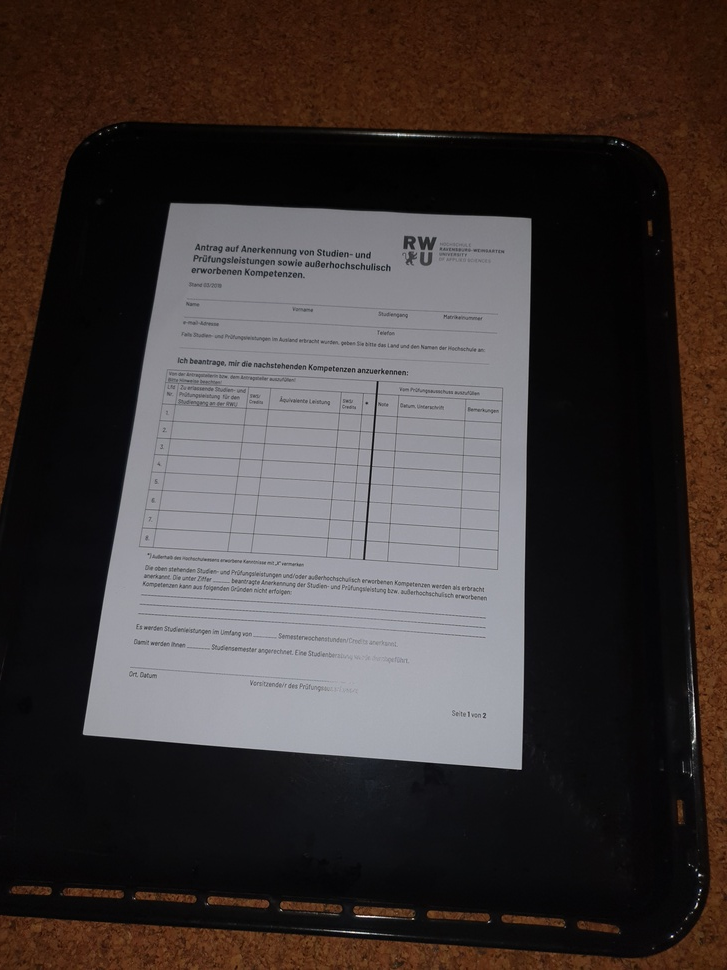
#> input picture src/images/doc4.jpg, 727 x 970 px, shrunk from 3024 x 4032 before the run, found by its file name
$ jupyter execute document_scanner.ipynb
#> lines starting #> are read from the running program, lines starting #| are printed output that depends on the picture; after the words box and inside, x2 and y2 are one past the last pixel; in counts of white or black regions, pixels touching at a corner belong together
# Document Scanner

This Notebebook goes thorugh the necessary steps one needs to follow to implement a document scanner utilizing the canny edge detector.
The Goals of this tasl is to implement a three step algorithm:
* Calculate the four corner points of the document.
* Use perspective transformation to get a clean top-view of the document.
* Filter the scanned document to get a clear binary image.

The **Canny edge detector** used in this implementation follows 4 simple steps:
1. Noise reduction
2. Gradient of image
3. Non-maximum suppression
4. Hysteresis

## Imports
This section will contain all imports needed for this project.

[cell 1]
from cv2 import imread, cvtColor, GaussianBlur, Canny, findContours,drawContours
from cv2 import contourArea, arcLength, approxPolyDP, threshold, adaptiveThreshold
from cv2 import COLOR_BGR2GRAY, COLOR_BGR2RGB, CHAIN_APPROX_SIMPLE, RETR_LIST, THRESH_BINARY, ADAPTIVE_THRESH_GAUSSIAN_C
from imutils.perspective import four_point_transform
import matplotlib.pyplot as plt
import numpy as np

import cv2

## Load the Image
We load the document froim our images/ directory

[cell 2]
image = imread("/Users/syntax_error/GitHub/rwu_visual_computing/src/images/doc4.jpg")
#> image is the input picture: shape (970, 727, 3); mean B, G, R 56.2, 57.6, 65.4

# Matplotlib needs an RGB image, cv2 provides a BGR image.
# Thus it has to be converted
image_rgb = cvtColor(image,COLOR_BGR2RGB)

plt.figure(figsize=(10,10))
plt.imshow(image_rgb)
plt.axis('off')

## Image Preprocessing
In order to prepare the image for the edge detection, we first convert the image to a grayscale image.
Then add an gausian blurr, to reduce the noise within the image.

[cell 3]
grayscale_image = cvtColor(image,COLOR_BGR2GRAY)
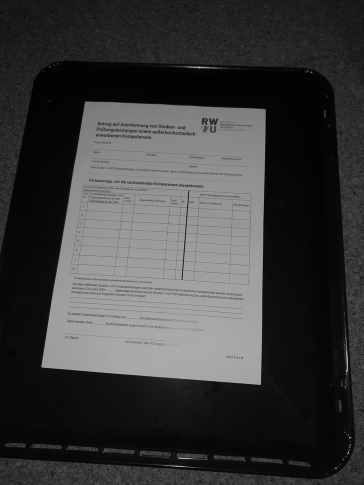
#> grayscale_image: shape (970, 727) (shown at 1/2 size); min 0, max 254, mean 59.8
blurred_image = GaussianBlur(grayscale_image, ksize=(5,5),sigmaX=0,sigmaY=0)

f, axs = plt.subplots(1,2,figsize=(20,20))
axs[0].imshow(grayscale_image,cmap="gray")
axs[0].axis("off")
axs[0].set_title("Grayscale Image")


axs[1].imshow(blurred_image,cmap="gray")
axs[1].axis("off")
axs[1].set_title("Gausian Blurred Image")
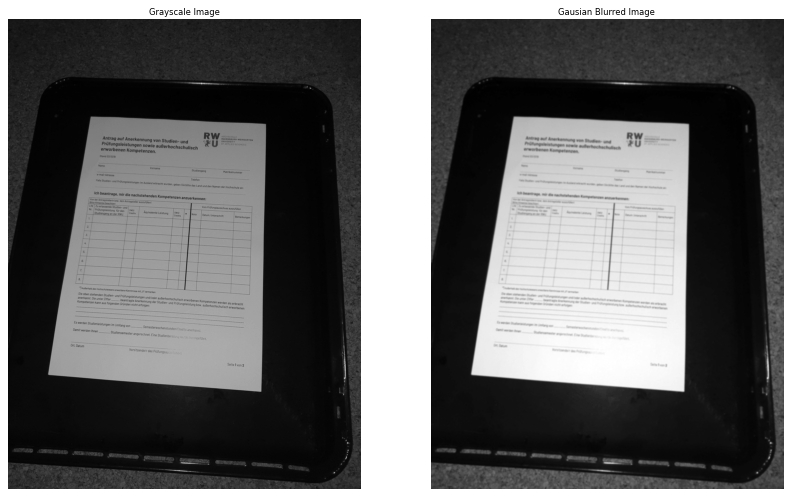
#> figure drawn by matplotlib, 2 panels

## Edge Detection
Now we use the Canny edge detection on the blurred image.

[cell 4]
edges = Canny(blurred_image,75,180, L2gradient=True)
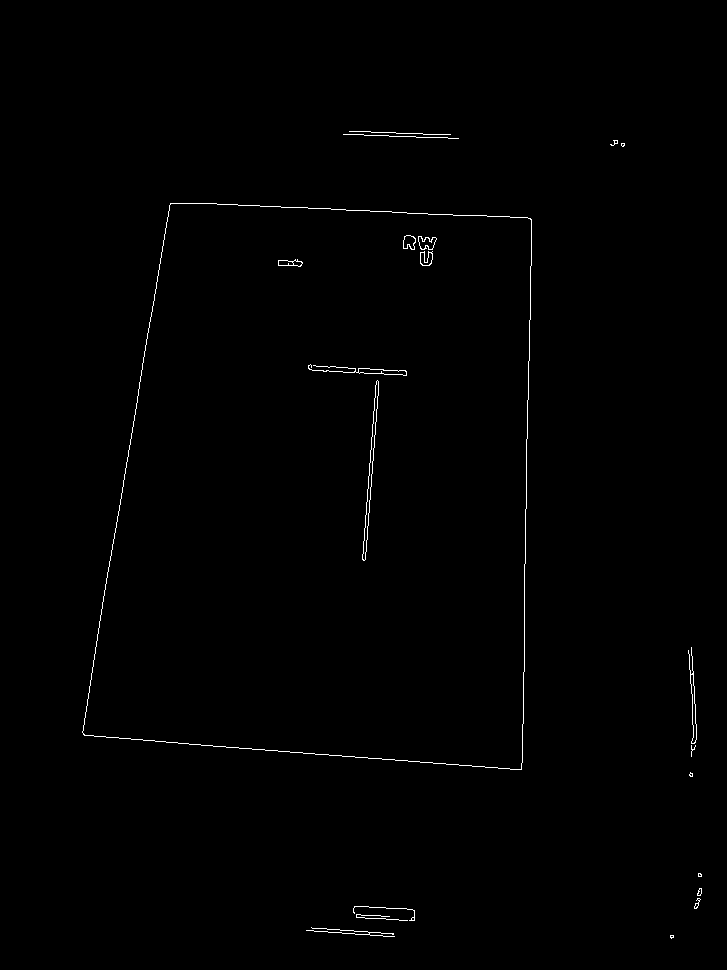
#> edges: shape (970, 727); 0.51% white in thin lines or dots, all inside (x1, y1, x2, y2) = (82, 131, 702, 939)

plt.figure(figsize=(10,10))
plt.imshow(edges,cmap="gray")
plt.axis('off')

[cell 5]
contours, hierarchy = findContours(edges,RETR_LIST, CHAIN_APPROX_SIMPLE)
#> contours = 39 contours, 20 with area under 20; largest, box (x1, y1, x2, y2) and area: (82, 203, 532, 770) 218695, (82, 203, 532, 770) 218691, (362, 380, 379, 561) 508, (362, 380, 379, 561) 507, (308, 364, 407, 376) 208
# [5 lines of commented-out code are left out]

[cell 6]
contours = sorted(contours, key=contourArea, reverse=True)
contour = contours[0]
#> contour = contour of 302 points, box (x1, y1, x2, y2) (82, 203, 532, 770), area 218695

epsilon = 0.1*arcLength(contour,True)
#> epsilon = 194.2
approx = approxPolyDP(contour,epsilon,True)
#> approx = [[170, 203], [83, 734], [521, 769], [531, 219]]

contoured_image = drawContours(image, approx, -1, (255,0,0), thickness=50)

plt.figure(figsize=(10,10))
plt.imshow(contoured_image)
plt.axis('off')

[cell 7]
transformation = four_point_transform(image, approx.reshape(4, 2))
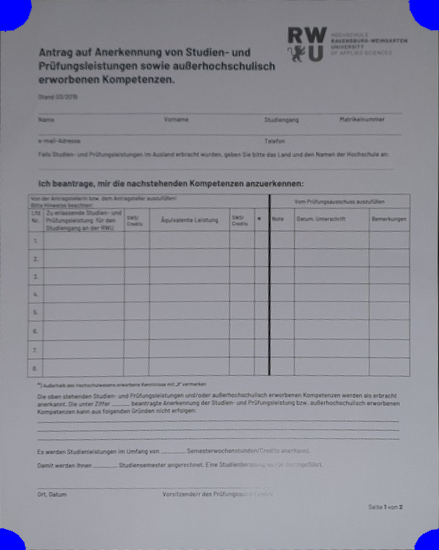
#> transformation: shape (550, 439, 3); mean B, G, R 152.9, 143.7, 143.8
transformation = cvtColor(transformation, COLOR_BGR2GRAY)
#> transformation: shape (550, 439)

plt.figure(figsize=(10,10))
plt.imshow(transformation,cmap="gray")
plt.axis('off')

[cell 8]
adaptive_binary_image = adaptiveThreshold(transformation,255,ADAPTIVE_THRESH_GAUSSIAN_C, THRESH_BINARY,11,6)
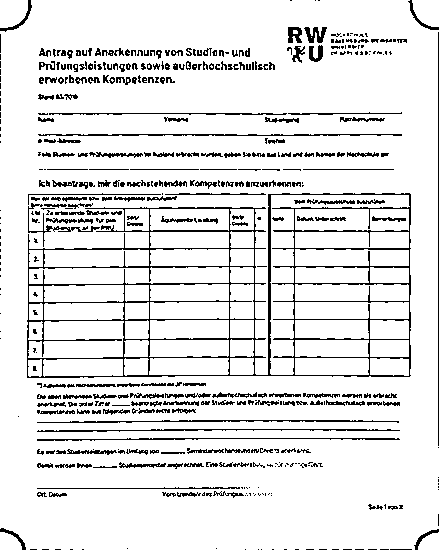
#> adaptive_binary_image: shape (550, 439); 89.7% white; black in thin lines or dots
tresh, binary_image = threshold(transformation, 100,255,THRESH_BINARY)
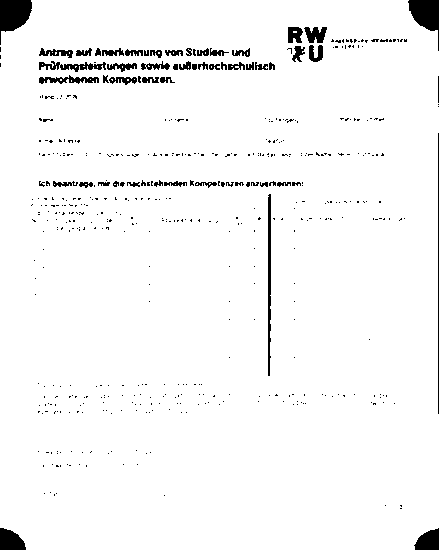
#> binary_image: shape (550, 439); 96.5% white; 518 black regions (462 under 20 px), largest, box (x1, y1, x2, y2) and area: (0, 0, 32, 45) 867, (408, 0, 439, 51) 781, (268, 194, 271, 376) 497

f, axs = plt.subplots(1,2,figsize=(20,20))
axs[0].imshow(adaptive_binary_image,cmap="gray")
axs[0].axis("off")
axs[0].set_title("Adaptive Binary Image")


axs[1].imshow(binary_image,cmap="gray")
axs[1].axis("off")
axs[1].set_title("Threshold Binary Image")

$ run again, with src/images/doc1.jpg copied over src/images/doc4.jpg
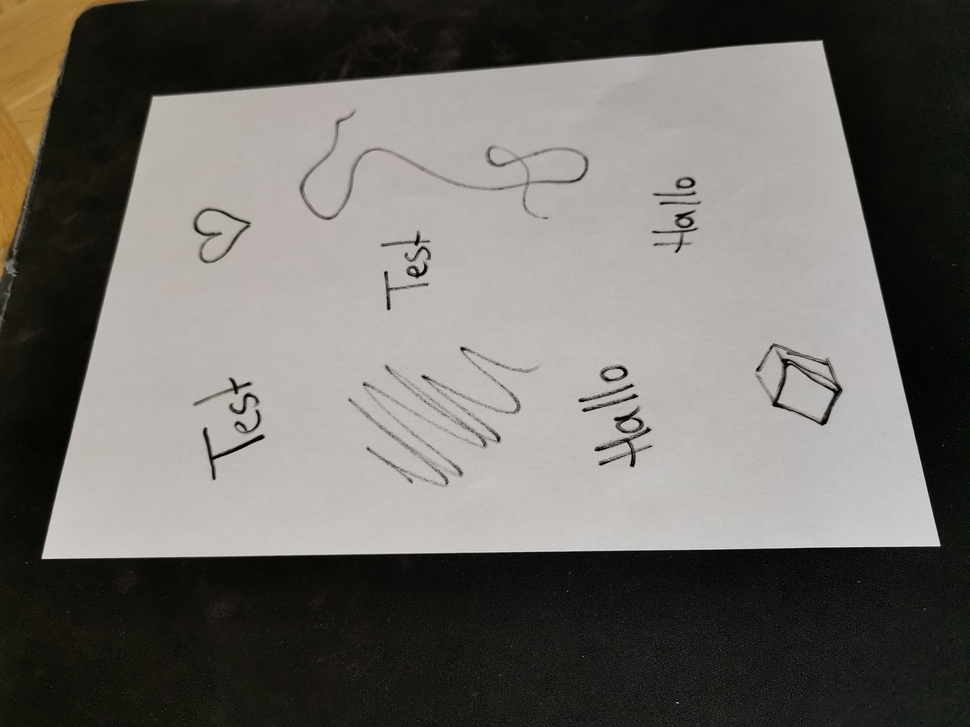
#> input picture src/images/doc1.jpg, 970 x 727 px, shrunk from 3648 x 2736 before the run, found by its file name
#> image is the input picture: shape (727, 970, 3); mean B, G, R 102.4, 107.3, 110.3
#> `edges = Canny(blurred_image,75,180, L2gradient=True)`:
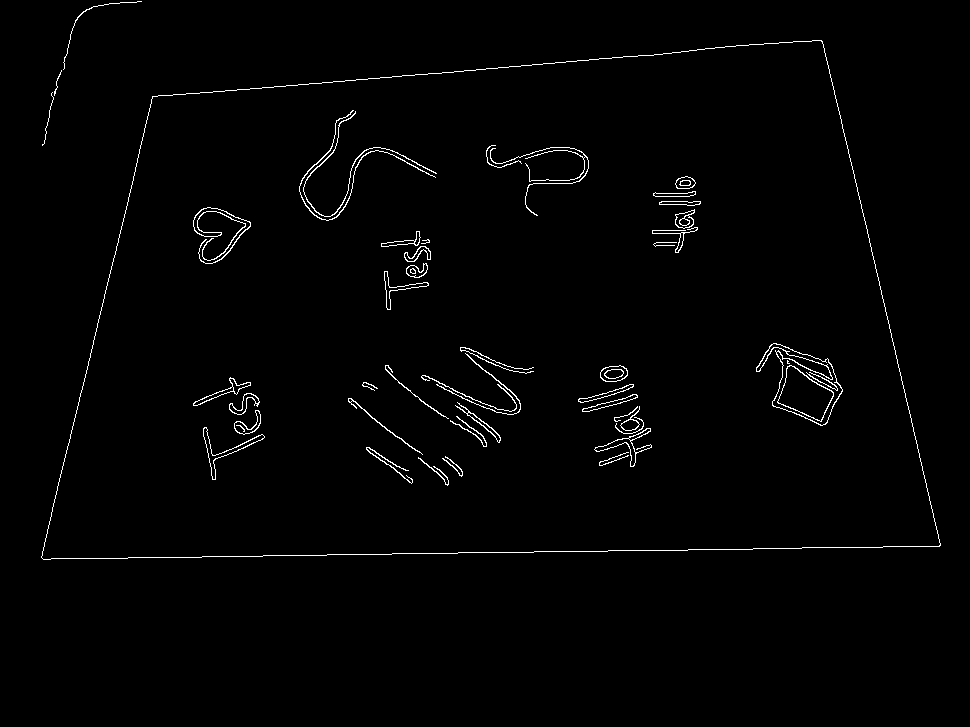
#> edges: shape (727, 970); 1.3% white in thin lines or dots, all inside (x1, y1, x2, y2) = (41, 1, 941, 560)
#> contours = 81 contours, 14 with area under 20; largest, box (x1, y1, x2, y2) and area: (41, 40, 941, 560) 380026, (41, 40, 941, 560) 380022, (756, 343, 843, 426) 3278, (756, 343, 843, 426) 3168, (777, 365, 834, 422) 1744
#> contour = contour of 603 points, box (x1, y1, x2, y2) (41, 40, 941, 560), area 380026
#> epsilon = 265.9
#> approx = [[822, 41], [152, 96], [41, 557], [939, 546]]
#> adaptive_binary_image: shape (518, 898); 96.9% white; 152 black regions (103 under 20 px), largest, box (x1, y1, x2, y2) and area: (232, 44, 596, 198) 2617, (756, 342, 839, 418) 1074, (98, 161, 175, 228) 818
#> `tresh, binary_image = threshold(transformation, 100,255,THRESH_BINARY)`:
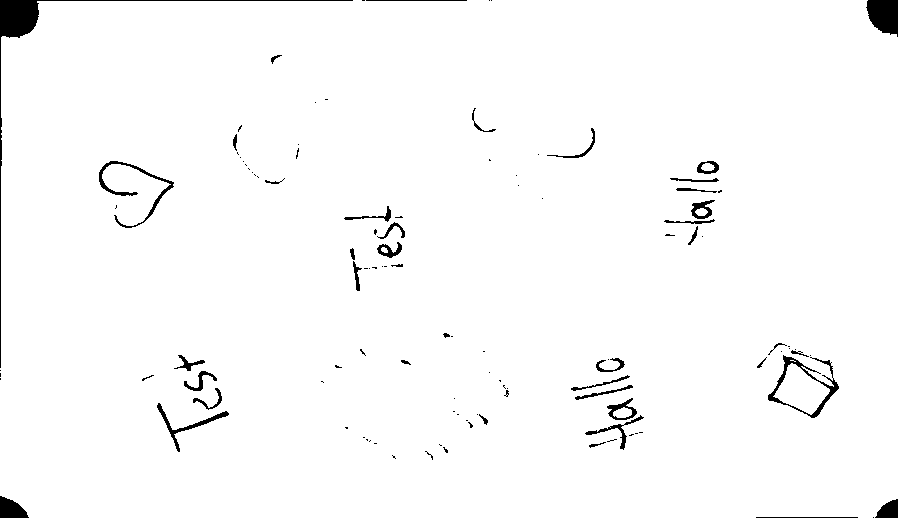
#> binary_image: shape (518, 898); 98% white; 113 black regions (72 under 20 px), largest, box (x1, y1, x2, y2) and area: (0, 0, 353, 368) 1994, (866, 0, 898, 37) 909, (768, 355, 839, 418) 743

$ run again, with src/images/doc2.jpg copied over src/images/doc4.jpg
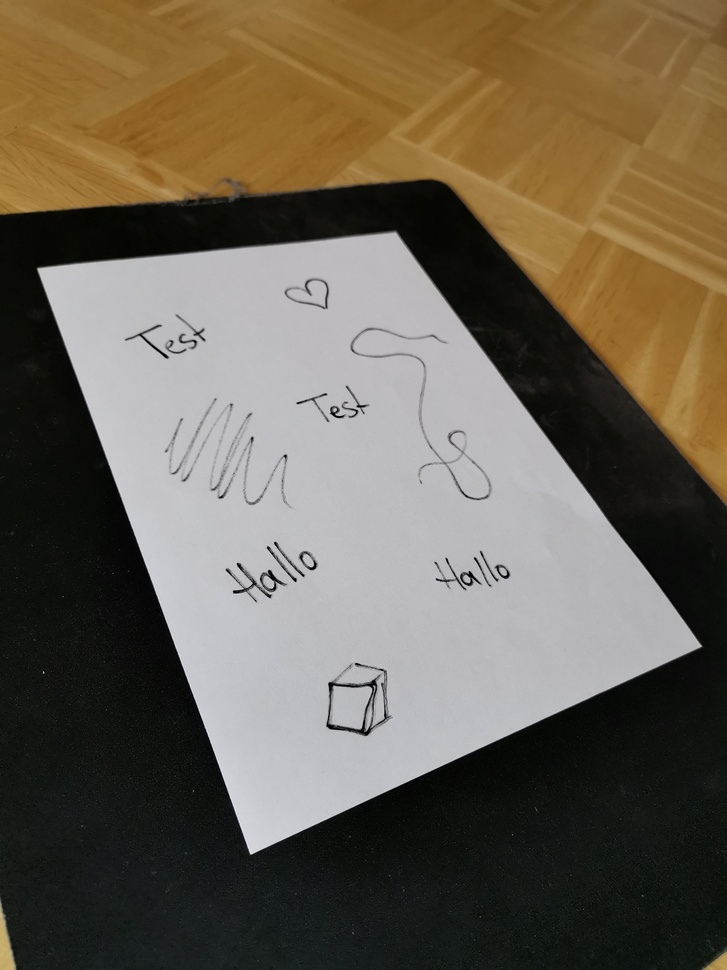
#> input picture src/images/doc2.jpg, 727 x 970 px, shrunk from 2736 x 3648 before the run, found by its file name
#> image is the input picture: shape (970, 727, 3); mean B, G, R 83, 97.7, 106.9
#> `edges = Canny(blurred_image,75,180, L2gradient=True)`:
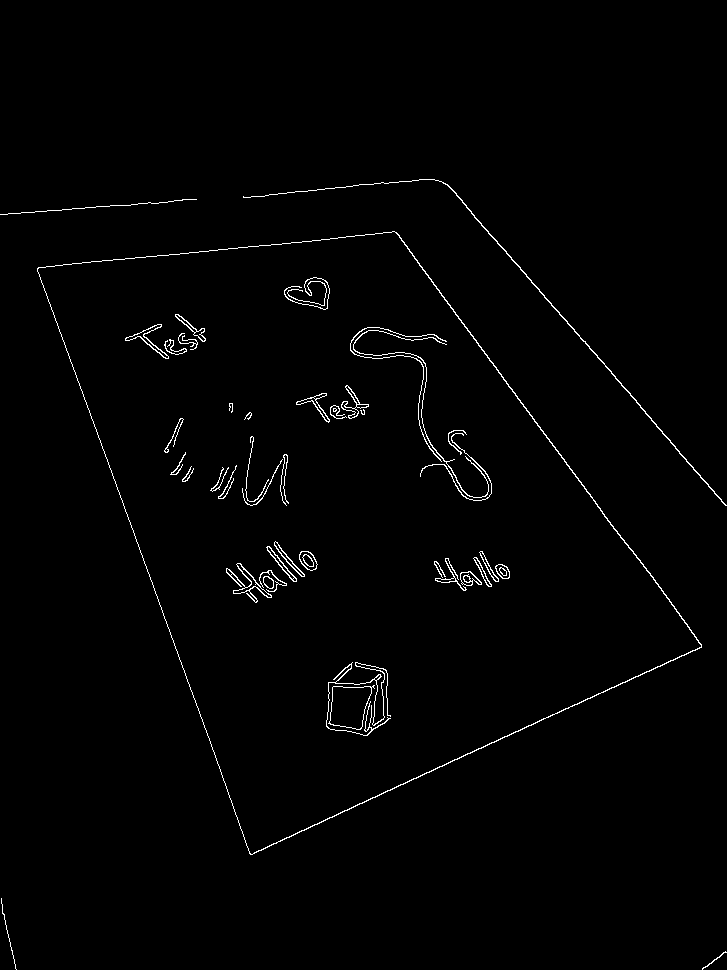
#> edges: shape (970, 727); 1.2% white in thin lines or dots, all inside (x1, y1, x2, y2) = (0, 179, 727, 970)
#> contours = 74 contours, 24 with area under 20; largest, box (x1, y1, x2, y2) and area: (37, 231, 702, 855) 234564, (37, 231, 702, 855) 234054, (328, 685, 375, 730) 1405, (329, 686, 372, 730) 1396, (226, 563, 272, 603) 330
#> contour = contour of 1129 points, box (x1, y1, x2, y2) (37, 231, 702, 855), area 234564
#> epsilon = 212.7
#> approx = [[394, 231], [37, 268], [250, 854], [701, 647]]
#> adaptive_binary_image: shape (623, 496); 96.4% white; black in thin lines or dots
#> `tresh, binary_image = threshold(transformation, 100,255,THRESH_BINARY)`:
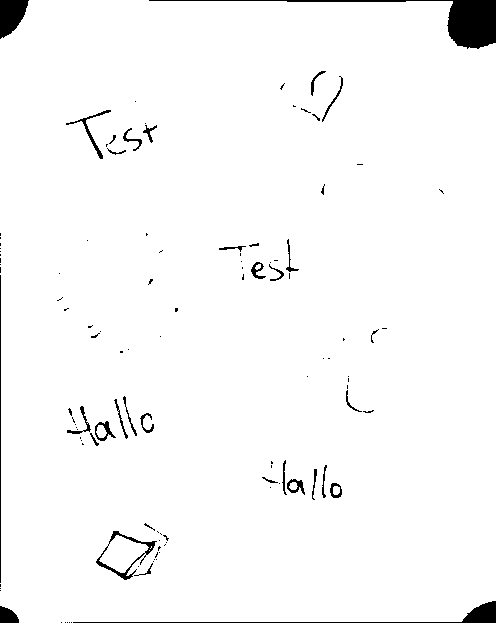
#> binary_image: shape (623, 496); 97.5% white; 116 black regions (83 under 20 px), largest, box (x1, y1, x2, y2) and area: (149, 0, 496, 49) 2539, (73, 601, 496, 623) 912, (0, 0, 29, 39) 775
